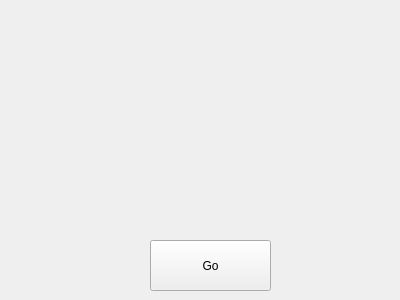
<?xml version="1.0" encoding="UTF-8"?>
<ui version="4.0">
 <class>Form</class>
 <widget class="QWidget" name="Form">
  <property name="geometry">
   <rect>
    <x>0</x>
    <y>0</y>
    <width>400</width>
    <height>300</height>
   </rect>
  </property>
  <property name="windowTitle">
   <string>Form</string>
  </property>
  <widget class="QPushButton" name="pushButton">
   <property name="geometry">
    <rect>
     <x>150</x>
     <y>240</y>
     <width>121</width>
     <height>51</height>
    </rect>
   </property>
   <property name="text">
    <string>Go</string>
   </property>
  </widget>
 </widget>
 <resources/>
 <connections/>
</ui>
